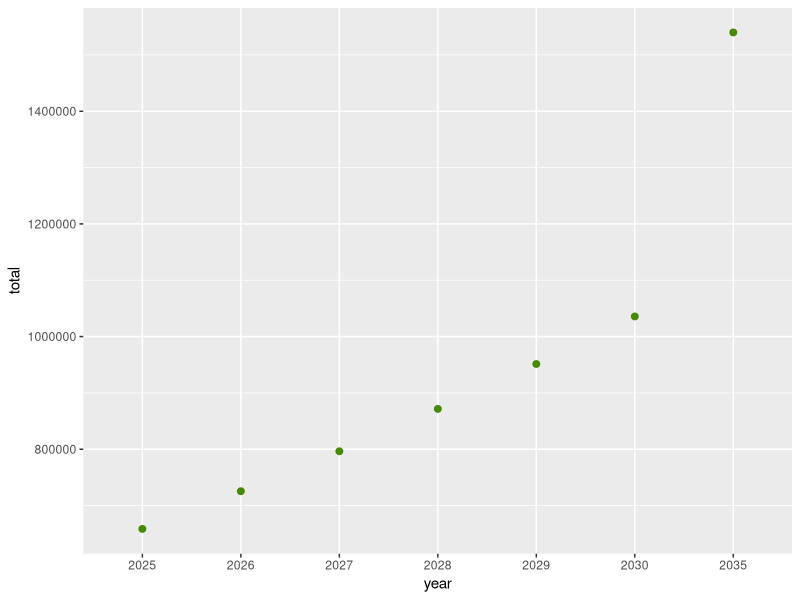
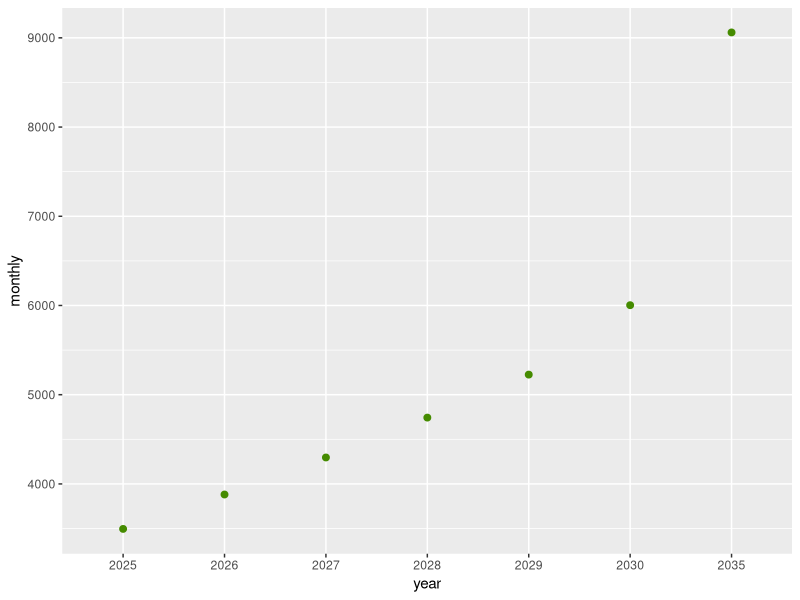
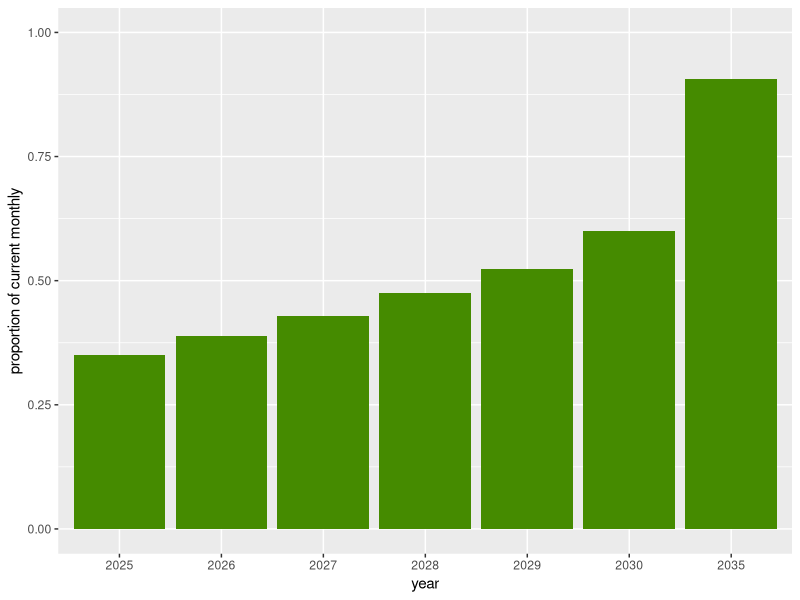
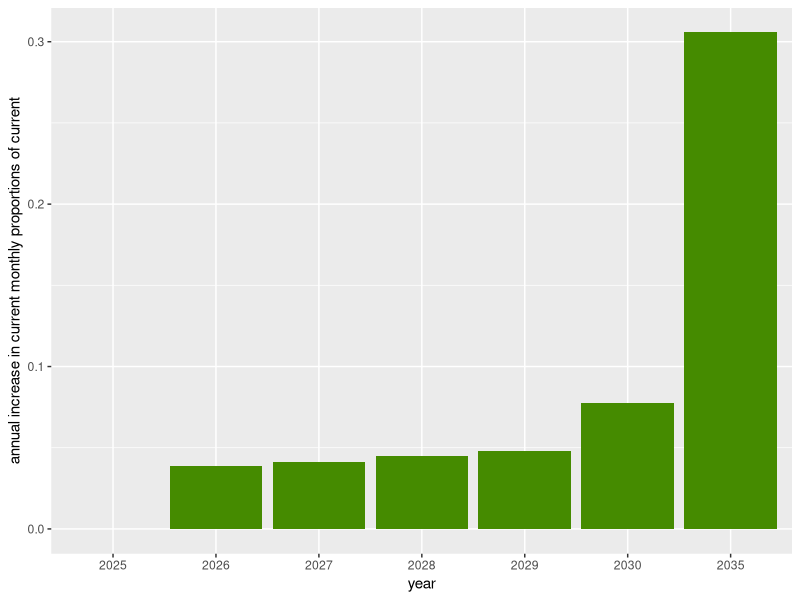

Recreate these plots in R, in order.
## ---- chunk 1
library(tidyverse)
data <-read_csv("data/ret.csv")
data$year <- as.character(data$year)
data <- data %>% mutate(proportion = monthly/10000) 
data <- data %>% mutate(difference = c(0, diff(data$proportion, lag = 1)))
#data

## ---- chunk 2
ggplot(data, aes(year, total)) + geom_point(color = "chartreuse4", size = 2)

ggplot(data, aes(year, monthly)) + geom_point(color = "chartreuse4", size = 2)

ggplot(data, aes(year, proportion)) + geom_bar(fill = "chartreuse4", stat = "identity") + ylab("proportion of current monthly") + ylim(0,1)

ggplot(data, aes(year, difference)) + geom_bar(fill = "chartreuse4", stat = "identity") + ylab("annual increase in current monthly proportions of current")

